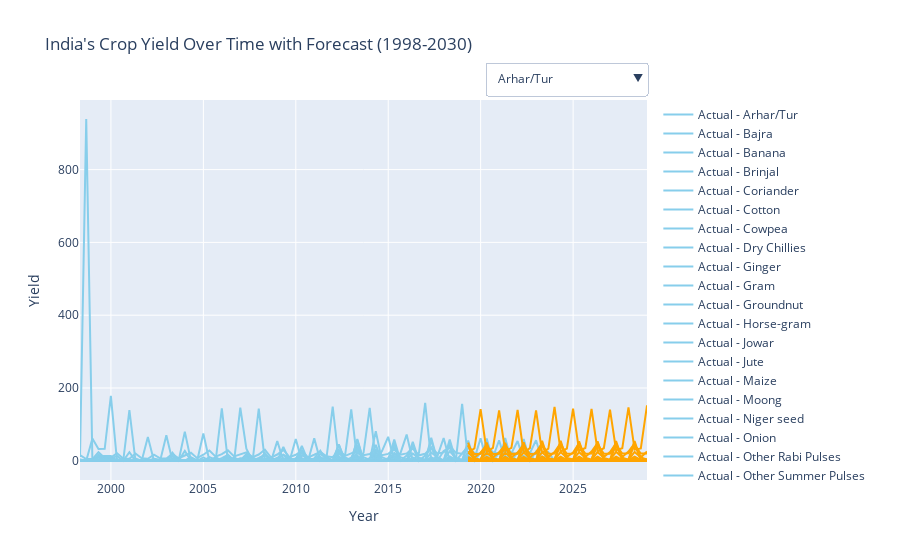

This figure's notebook cell:
### Markdown cell above
#### Interactive Graph (All Crops)

### Code cell
# Initialize the figure
fig = go.Figure()

# Add actual lines
for unique_id in unique_ids:
    actual_values = hist_df_nbx[hist_df_nbx['unique_id'] == unique_id]
    fig.add_trace(go.Scatter(x=actual_values['ds'], y=actual_values['y'],
                             mode='lines',
                             name=f'Actual - {unique_id}',
                             line=dict(color='skyblue')))

# Add predicted lines
for unique_id in unique_ids:
    predicted_values = pred_df[pred_df['unique_id'] == unique_id]
    fig.add_trace(go.Scatter(x=predicted_values['ds'], y=predicted_values['NBEATSx'],
                             mode='lines',
                             name=f'Predicted - {unique_id}',
                             line=dict(color='orange')))

# Update layout
fig.update_layout(xaxis=dict(title='Year'),
                  yaxis=dict(title='Yield'),
                  title='India\'s Crop Yield Over Time with Forecast (1998-2030)',
                  showlegend=True)

# Add dropdown menu for selecting unique_id
buttons = []
for unique_id in unique_ids:
    button = dict(label=unique_id,
                  method="update",
                  args=[{"visible": [True if trace.name == f'Actual - {unique_id}' or 
                                     trace.name == f'Predicted - {unique_id}' else False for trace in fig.data]}])
    buttons.append(button)

fig.update_layout(
    updatemenus=[
        dict(
            buttons=buttons,
            direction="down",
            showactive=True,
            x=1.0,
            xanchor='right',
            y=1.1,
            yanchor='top'
        )
    ])

# Show plot
fig.show()
